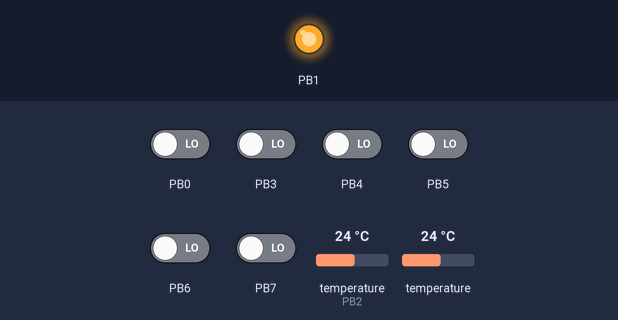
A program run on a simulated ATmega328P, built with avr-gcc and emulated at 8 MHz (the files do not name the chip). Parts: output pins drawn as LEDs (lit = HIGH). Wiring (inferred from the names in the program): 2 × DS18B20 sensor: data PB2. The inputs (shaded band) are chosen by the test bench; at power-on: PB0, PB3–7 LOW, temperature (sensor on PB2) 24 °C, temperature 24 °C. Sleep ends after the set time or at an interrupt; what the program prints to the serial monitor is not drawn. At 4.4 s the program stops and its outputs stay as they are.

Above: at 0.1 s.
Timing chart, 0 to 1.6 s (numbered marks = the images above):
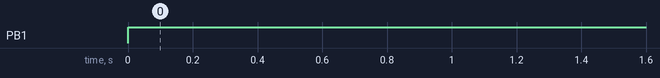

The program:

main.c
```c
#include <avr/io.h>
#include <util/delay.h>
#include <avr/interrupt.h>
//#include <avr/eeprom.h>
#include <avr/sleep.h>
#include <avr/power.h>

#include "usart.h"
#include "ds1820.h"
#include "timer.h"
#include "adc.h"


//2MHz/64 = 31250Hz
//1/31250Hz = 32uS
//1mS / 32uS = 31.2
//Total ticks for 1 second = 31250
//Ticks per interrupt = OCR2A+1 = 31+1 = 32
//For 1 sec delay = 31250/32 = 976
//For 10 sec delay = 9760
//For 5 sec delay = 4880

#define TIMER2_COMPARE_VAL 31
#define ON_TIME_MS 9760
#define ON_TIME_BP_MS 4880


#define EEPROM_MAXTEMP_ADDR 0x01
#define EEPROM_MINTEMP_ADDR 0x03


void disable_unused_digital_inputs() {
    // Disable digital input buffers on unused pins to reduce leakage current
   DIDR0 = 0xFF & ~(1 << ADC4D); // Disable all ADC pins
   DIDR1 = 0x03; // Disable AIN0 and AIN1 (Analog Comparator inputs)
}


void tasks();

volatile int global_time = 0;
volatile bool is_day = 1;
volatile bool wakeup_flag = 1;

float curr_temp;
float prev_temp = 0;
float mean_temp = 0;
float min_temp = 19;
float max_temp = 0;
float bp103_light_prev = 0;
float bp103_light_next = 0;
float cap_voltage;
bool is_updated = 0;
ds1820_result ds1820; //struct declaration
uint8_t buf_msb, buf_lsb;
int first_reading = 1;

int main(void) {

    uart_init();
    adc_init();
    sei();
    timer2_init(TIMER2_COMPARE_VAL);
    tasks();
    power_spi_disable();
    power_twi_disable();
    power_timer0_disable();
    power_timer1_disable();
    disable_unused_digital_inputs();
    set_sleep_mode(SLEEP_MODE_PWR_SAVE);
    while (1)
    {
        if(!wakeup_flag)
        {
            _delay_ms(1000);
            // Enter sleep mode
            cli();               // Disable interrupts
            sleep_enable();      // Enable sleep mode
            sei();               // Re-enable interrupts
            sleep_cpu();         // Put MCU to sleep
            sleep_disable();     // Disable sleep after waking up
        }

    }
    return 0;
}

void tasks()
{
        //printf("started\n");
        adc_enable();
        ds1820_pwron();
        _delay_ms(2);
        ds1820 = ds1820_readtemp();
        curr_temp = convert_temp(ds1820.msb, ds1820.lsb);
        ds1820_pwroff();


        if(first_reading)
        {

            max_temp = curr_temp;
            min_temp = curr_temp;
            first_reading = 0;
        }
        /*
        else if(curr_temp > max_temp)
        {
            max_temp = curr_temp;
            eeprom_write_byte((uint8_t *)EEPROM_MAXTEMP_ADDR, ds1820.msb);
            eeprom_write_byte((uint8_t *)(EEPROM_MAXTEMP_ADDR + 0x01), ds1820.lsb);
            //prev_temp = curr_temp;
            is_updated = 1;
        }
        else if(curr_temp < min_temp)
        {
            min_temp = curr_temp;
            eeprom_write_byte((uint8_t *)EEPROM_MINTEMP_ADDR, ds1820.msb);
            eeprom_write_byte((uint8_t *)(EEPROM_MINTEMP_ADDR + 0x01), ds1820.lsb);
            //prev_temp = curr_temp;
            is_updated = 1;
        }
        */
        else
        {
            max_temp = (curr_temp > max_temp) ? curr_temp : max_temp;
            min_temp = (curr_temp < min_temp) ? curr_temp : min_temp;
        }
        /*
         if(is_updated){

            //printf("debug print: in\n");

            buf_msb = eeprom_read_byte((uint8_t *)EEPROM_MAXTEMP_ADDR);
            buf_lsb = eeprom_read_byte((uint8_t *)EEPROM_MAXTEMP_ADDR + 0x01);
            max_temp = convert_temp(buf_msb, buf_lsb);

            buf_msb = eeprom_read_byte((uint8_t *)EEPROM_MINTEMP_ADDR);
            buf_lsb = eeprom_read_byte((uint8_t *)EEPROM_MINTEMP_ADDR + 0x01);
            min_temp = convert_temp(buf_msb, buf_lsb);
            is_updated = 0;
        }
        */
        cap_voltage = get_voltage(VCC);
        mean_temp = (max_temp+min_temp)/2;
        printf("min temp %f\n", min_temp);
        _delay_ms(10);
        printf("<group1>,<%.3f>,<%.2f>,<%.2f>,<%.2f>,<%.2f>\n",cap_voltage, curr_temp, mean_temp, max_temp, min_temp);
        _delay_ms(10);
        adc_deinit();//adc disable
}


ISR(TIMER2_COMPA_vect) {
    global_time ++;
    if(global_time == ON_TIME_BP_MS)
    {
        wakeup_flag = 1;
        adc_enable();
        bp103_pwron();
        bp103_light_next = get_voltage(V_LIGHT);
       //printf("checking every 5 sec...\t value = %f\n",bp103_light_next);
        //_delay_ms(5);
        bp103_pwroff();
        adc_deinit();
        if(bp103_light_next == 0 && bp103_light_prev == 0)
        {
            is_day=1; // change to 0 for night detection
            global_time = 0;
            wakeup_flag = 1; // change to 0 for sleep
        }
        else
        {
            is_day = 1;
        }
        bp103_light_prev = bp103_light_next;
    }

    if(global_time >= ON_TIME_MS )
    {
        if(is_day)
        {
            //sleep_disable();
            tasks();
            global_time = 0;
            wakeup_flag = 0;
        }
    }

}
```

adc.c
```c
#include "adc.h"

#define REF       3.25
#define ADC_BITS  1024.0
#define BANDGAP   1.1

#define R1_KOHM   30
#define R2_KOHM   10

//Initilize ADC
void adc_init(void){
    //Use internal 1.1V ref
   // ADMUX |= ((1<<REFS1)|(1<<REFS0));


    //Use external 3.3V ref
    ADMUX |= ((1<<REFS0));
    ADMUX &= ~(1<<REFS1);

    //Use right shifted mode of operation
    ADMUX &= ~(1<<ADLAR);

    //Enable ADC module
    ADCSRA |= (1<<ADEN);

    //Enable auto triggering
    //ADCSRA |= (1<<ADATE);

    //Disable auto triggering
    ADCSRA &= ~(1<<ADATE);

    //select internal ref
    //ADMUX |= ((1 << MUX3)|(1<<MUX2)|(1<<MUX1));
    //ADMUX &= ~(1<<MUX0);

    //Make ADC run in free running mode
    //ADCSRB &= ~((1<<ADTS0)|(1<<ADTS1)|(1<<ADTS2));

    //Enable interrupt upon ADC conversion completion
    //ADCSRA |= (1<<ADIE);

    //Prescalar value = 128
    ADCSRA |= ((1<<ADPS2)|(1<<ADPS1)|(1<<ADPS0));

    // Start the ADC Conversion
    //ADCSRA |= (1 << ADSC);
}

void adc_enable(void){

    //Enable ADC module
    ADCSRA |= (1<<ADEN);
}

//De-Initilize ADC
void adc_deinit(void){

    //Disable ADC module
    ADCSRA &= ~(1<<ADEN);
}

//Get ADC value
float get_voltage(CHANNEL channel){


    uint16_t adc_value;
    float temp_var;

    // Clear the last 3 bits
    // 0XF0 = 1111 0000
	ADMUX &= 0xF0;

	// Select the channel by adjusting last 4 bits of ADC
    ADMUX |= (channel & 0x0F);
    _delay_us(10);

    // Start Conversion
	ADCSRA |= (1 << ADSC);

	// wait till conversion is complete
	while(ADCSRA & (1<<ADSC));
    adc_value = ADC;

    //printf("output adc value: %u\n",adc_value);
 	//convert the ADC value to voltage in  and return.
    if(channel == VCC)
    {
        temp_var = (ADC_BITS/adc_value)*BANDGAP;
    }
    else
    {
        temp_var = ((adc_value*REF)/ (ADC_BITS));
    }
    //printf("output adc value: %f\n",temp_var);
    return (temp_var);

}


void bp103_pwron(){
        DDRD |= (1<<PIND7);
        PORTD |= (1<<PIND7);
}


void bp103_pwroff(){
        DDRD &= ~(1<<PIND7);
        PORTD &= ~(1<<PIND7);
}


/*
ISR(ADC_vect) {

    adc_value = ADC;

}
*/
```

adc.h
```c
#include <inttypes.h>
#include <avr/io.h>
#include "usart.h"
#include <util/delay.h>


typedef enum {
	V_SOLAR = 0b0000,
	V_DIODE = 0b0001,
    V_NTC   = 0b0010,
    V_LIGHT = 0b0100,
    VCC     = 0b1110,
    V_GND   = 0b1111
}CHANNEL;


//Initilize ADC
void adc_init(void);

//De-Initilize ADC
void adc_deinit(void);

//Get Voltage (mV)
float get_voltage(CHANNEL channel);

void bp103_pwron(void);

void bp103_pwroff(void);

void adc_enable(void);
```

ds1820.c
```c
#include "ds1820.h"


// Reset the OneWire bus and check for sensor
uint8_t onewire_rst() {

    // Set as output
    ONEWIRE_DDR |= (1 << ONEWIRE_PIN);
    // Pull low
    ONEWIRE_PORT &= ~(1 << ONEWIRE_PIN);
    _delay_us(480);

    // Release (set as input)
    ONEWIRE_DDR &= ~(1 << ONEWIRE_PIN);
    _delay_us(70);

    // Check if sensor pulls line low
    uint8_t presence = (ONEWIRE_PINR & (1 << ONEWIRE_PIN)) == 0;
    _delay_us(410);

    return presence;
}

//Writes single bit to the OneWire bus
void onewire_writebit(uint8_t bit) {
    // Set as output
    ONEWIRE_DDR |= (1 << ONEWIRE_PIN);
    // Pull low
    ONEWIRE_PORT &= ~(1 << ONEWIRE_PIN);
    _delay_us(2);

    if (bit) {
        // Release line (pull-up)
        ONEWIRE_DDR &= ~(1 << ONEWIRE_PIN);
    }

    _delay_us(60);
    // Ensure line is released
    ONEWIRE_DDR &= ~(1 << ONEWIRE_PIN);
}

//Reads single bit from the OneWire bus
uint8_t onewire_readbit() {
    // Set as output
    ONEWIRE_DDR |= (1 << ONEWIRE_PIN);
    // Pull low
    ONEWIRE_PORT &= ~(1 << ONEWIRE_PIN);
    _delay_us(2);

    // Release line
    ONEWIRE_DDR &= ~(1 << ONEWIRE_PIN);
    _delay_us(10);

    //check whether the bit is high or low
    uint8_t bit = (ONEWIRE_PINR & (1 << ONEWIRE_PIN)) ? 1 : 0;
    _delay_us(50);

    return bit;
}

// Write a byte to the OneWire bus
void onewire_writebyte(uint8_t byte) {
    for (uint8_t i = 0; i < 8; i++) {
        onewire_writebit(byte & 0x01); // Send LSB first
        byte >>= 1;
    }
}

// Read a byte from the OneWire bus
uint8_t onewire_readbyte() {
    uint8_t byte = 0;
    for (uint8_t i = 0; i < 8; i++) {
        byte >>= 1;
        if (onewire_readbit()) {
            byte |= 0x80;  // Shift in the bit
        }
    }
    return byte;
}

// DS1820 Functions

// Read temperature from DS1820
ds1820_result ds1820_readtemp() {
    ds1820_result result;
    if (!onewire_rst()) {
        result.lsb = 0xF1;   // Error: Sensor not found
    }

    onewire_writebyte(SKIP_ROM);
    onewire_writebyte(START_CONV);

    // Wait for conversion (DS1820 requires up to 750ms)
    _delay_ms(750);

    if (!onewire_rst()) {
        result.lsb = 0xF1;  // Error: Sensor not found
    }

    onewire_writebyte(SKIP_ROM);
    onewire_writebyte(READ_SCRATCH_PAD);

    result.lsb = onewire_readbyte();
    result.msb = onewire_readbyte();

    return result;
}

float convert_temp(uint8_t msb, uint8_t lsb)
{
    int16_t rawTemperature = ((int16_t)msb << 8) | lsb;
    // DS1820 uses 0.5°C resolution
    return rawTemperature / 2.0;
}

void ds1820_pwron(){
        DDRB |= (1<<PINB1);
        PORTB |= (1<<PINB1);
}


void ds1820_pwroff(){
        DDRB &= ~(1<<PINB1);
        PORTB &= ~(1<<PINB1);
}
```

ds1820.h
```c
#include <avr/io.h>
#include <util/delay.h>
#include <stdint.h>
#include <stdbool.h>

#define ONEWIRE_PIN  PB2
#define ONEWIRE_DDR  DDRB
#define ONEWIRE_PORT PORTB
#define ONEWIRE_PINR PINB

#define START_CONV       0x44
#define READ_SCRATCH_PAD 0xBE
#define SKIP_ROM         0xCC

typedef struct {
    uint8_t lsb;
    uint8_t msb;
} ds1820_result;

uint8_t onewire_rst();

void  onewire_writebit(uint8_t bit);

uint8_t onewire_readbit();

void onewire_writebyte(uint8_t byte);

uint8_t onewire_readbyte();

void ds1820_pwron();

void ds1820_pwroff();

ds1820_result ds1820_readtemp();

float convert_temp(uint8_t msb, uint8_t lsb);
```

timer.c
```c
#include <avr/io.h>
#include "timer.h"


void timer2_init(uint8_t compare_val)
{
    TCNT2 = 0x00;
    //Use clear timer on compare match

    TCCR2A |= (1<<COM2A0);
    TCCR2A &= ~(1<<COM2A1);

    TCCR2A |= (1<<WGM21);
    TCCR2A &= ~(1 << WGM20);
    TCCR2B &= ~(1 << WGM22);

    //set prescalar to 64
    TCCR2B &= ~((1 << CS21) | (1 << CS20));
    TCCR2B |= (1 << CS22);

    //set prescalar to 8
    //TCCR2B &= ~((1 << CS22) | (1 << CS20));
    //TCCR2B |= (1 << CS21);

    //set prescalar to 1024
    //TCCR2B |= ((1 << CS22)|(1 << CS21) | (1 << CS20));


    //set interrupt mask register
	TIMSK2 |= (1<<OCIE2A);

    //set interrupt flag
    TIFR2 |= (1<<OCF2A);

    //output compare register
    OCR2A = compare_val;
}
```

timer.h
```c
#include <avr/io.h>
#include <stdint.h>

// Function Prototypes
void timer2_init(uint8_t compare_val);

void disable_unused_digital_inputs(void);

void setup_power_reduction(void);
```

usart.c
```c
#include "usart.h"

static int usart_putchar(char c, FILE *stream)
{
    if (c == '\n')
        usart_putchar('\r', stream);

    usart_put(c);
    return 0;
}

static int usart_getchar(FILE *stream)
{
    int data = _FDEV_EOF;
    while (data == _FDEV_EOF)
        data = usart_get();

    if (data == '\r')
        data = '\n';

    return data;
}

static FILE usart_stdout_stdin = FDEV_SETUP_STREAM(usart_putchar, usart_getchar, _FDEV_SETUP_RW);

void uart_init(void)
{
    UBRR0H = UBRRH_VALUE;
    UBRR0L = UBRRL_VALUE;

    UCSR0C = (1 << UCSZ01) | (1 << UCSZ00); // Asynchron 8N1
    UCSR0B |= (1 << RXEN0) | (1 << TXEN0);  // UART RX einschalten
#if USE_2X
    UCSR0A |= (1 << U2X0);
#endif

    stdout = &usart_stdout_stdin;
    stdin = &usart_stdout_stdin;
}

uint8_t uart_getc(void)
{
    while (!(UCSR0A & (1 << RXC0))) // warten bis Zeichen verfuegbar
        ;
    return UDR0; // Zeichen aus UDR an Aufrufer zurueckgeben
}

int uart_putc(unsigned char c)
{
    while (!(UCSR0A & (1 << UDRE0))) /* warten bis Senden moeglich */
    {
    }

    UDR0 = c; /* sende Zeichen */
    return 0;
}

void uart_puts(char *s)
{
    while (*s)
    {
        uart_putc(*s);
        s++;
    }
}

void usart_put(unsigned char c)
{
    while (!(UCSR0A & 0x20))
        ;
    UDR0 = c;
}

int usart_get(void)
{
    if (!(UCSR0A & 0x80))
        return _FDEV_EOF;

    uint8_t status = UCSR0A;
    uint8_t data = UDR0;

    if (status & 0x1C)
        return _FDEV_ERR;

    return data;
}
```

usart.h
```c
#include <inttypes.h>
#include <avr/io.h>

#define BAUD 9600UL

#include <util/setbaud.h>
#include <stdio.h>


uint8_t uart_getc(void);
void uart_init(void);
int uart_putc(unsigned char c);
void uart_puts(char *s);

//used for stdio
void usart_put(unsigned char c);
int usart_get(void);
```

Measured:
- by itself, PB1: LOW → HIGH at 0.00 s
